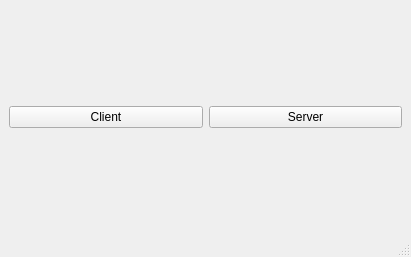
<?xml version="1.0" encoding="UTF-8"?>
<ui version="4.0">
 <class>MainWindow</class>
 <widget class="QMainWindow" name="MainWindow">
  <property name="geometry">
   <rect>
    <x>0</x>
    <y>0</y>
    <width>411</width>
    <height>257</height>
   </rect>
  </property>
  <property name="windowTitle">
   <string/>
  </property>
  <widget class="QWidget" name="centralwidget">
   <layout class="QHBoxLayout" name="horizontalLayout">
    <item>
     <widget class="QPushButton" name="btnClient">
      <property name="text">
       <string>Client</string>
      </property>
     </widget>
    </item>
    <item>
     <widget class="QPushButton" name="btnServer">
      <property name="text">
       <string>Server</string>
      </property>
     </widget>
    </item>
   </layout>
  </widget>
  <widget class="QMenuBar" name="menubar">
   <property name="geometry">
    <rect>
     <x>0</x>
     <y>0</y>
     <width>411</width>
     <height>22</height>
    </rect>
   </property>
  </widget>
  <widget class="QStatusBar" name="statusbar"/>
 </widget>
 <resources/>
 <connections/>
</ui>
